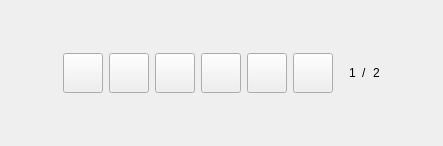
<?xml version="1.0" encoding="UTF-8"?>
<ui version="4.0">
 <class>AFQSliderControlPanel</class>
 <widget class="QWidget" name="AFQSliderControlPanel">
  <property name="geometry">
   <rect>
    <x>0</x>
    <y>0</y>
    <width>443</width>
    <height>146</height>
   </rect>
  </property>
  <property name="windowTitle">
   <string>Form</string>
  </property>
  <layout class="QVBoxLayout" name="verticalLayout">
   <item>
    <layout class="QHBoxLayout" name="horizontalLayout">
     <property name="spacing">
      <number>6</number>
     </property>
     <item>
      <spacer name="horizontalSpacer">
       <property name="orientation">
        <enum>Qt::Horizontal</enum>
       </property>
       <property name="sizeHint" stdset="0">
        <size>
         <width>40</width>
         <height>20</height>
        </size>
       </property>
      </spacer>
     </item>
     <item>
      <widget class="QPushButton" name="playButton">
       <property name="minimumSize">
        <size>
         <width>40</width>
         <height>40</height>
        </size>
       </property>
       <property name="maximumSize">
        <size>
         <width>40</width>
         <height>40</height>
        </size>
       </property>
       <property name="text">
        <string/>
       </property>
       <property name="icon">
        <iconset resource="aneta-main-resource.qrc">
         <normaloff>:/image/resource/SourceContext/bt_play.svg</normaloff>:/image/resource/SourceContext/bt_play.svg</iconset>
       </property>
       <property name="iconSize">
        <size>
         <width>40</width>
         <height>40</height>
        </size>
       </property>
      </widget>
     </item>
     <item>
      <widget class="QPushButton" name="pauseButton">
       <property name="minimumSize">
        <size>
         <width>40</width>
         <height>40</height>
        </size>
       </property>
       <property name="maximumSize">
        <size>
         <width>40</width>
         <height>40</height>
        </size>
       </property>
       <property name="text">
        <string/>
       </property>
       <property name="icon">
        <iconset resource="aneta-main-resource.qrc">
         <normaloff>:/image/resource/SourceContext/bt_pause.svg</normaloff>:/image/resource/SourceContext/bt_pause.svg</iconset>
       </property>
       <property name="iconSize">
        <size>
         <width>40</width>
         <height>40</height>
        </size>
       </property>
      </widget>
     </item>
     <item>
      <widget class="QPushButton" name="restartButton">
       <property name="minimumSize">
        <size>
         <width>40</width>
         <height>40</height>
        </size>
       </property>
       <property name="maximumSize">
        <size>
         <width>40</width>
         <height>40</height>
        </size>
       </property>
       <property name="text">
        <string/>
       </property>
       <property name="icon">
        <iconset resource="aneta-main-resource.qrc">
         <normaloff>:/image/resource/SourceContext/bt_restart.svg</normaloff>:/image/resource/SourceContext/bt_restart.svg</iconset>
       </property>
       <property name="iconSize">
        <size>
         <width>40</width>
         <height>40</height>
        </size>
       </property>
      </widget>
     </item>
     <item>
      <widget class="QPushButton" name="prevButton">
       <property name="minimumSize">
        <size>
         <width>40</width>
         <height>40</height>
        </size>
       </property>
       <property name="maximumSize">
        <size>
         <width>40</width>
         <height>40</height>
        </size>
       </property>
       <property name="text">
        <string/>
       </property>
       <property name="icon">
        <iconset resource="aneta-main-resource.qrc">
         <normaloff>:/image/resource/SourceContext/bt_prev.svg</normaloff>:/image/resource/SourceContext/bt_prev.svg</iconset>
       </property>
       <property name="iconSize">
        <size>
         <width>40</width>
         <height>40</height>
        </size>
       </property>
      </widget>
     </item>
     <item>
      <widget class="QPushButton" name="stopButton">
       <property name="minimumSize">
        <size>
         <width>40</width>
         <height>40</height>
        </size>
       </property>
       <property name="maximumSize">
        <size>
         <width>40</width>
         <height>40</height>
        </size>
       </property>
       <property name="text">
        <string/>
       </property>
       <property name="icon">
        <iconset resource="aneta-main-resource.qrc">
         <normaloff>:/image/resource/SourceContext/bt_stop.svg</normaloff>:/image/resource/SourceContext/bt_stop.svg</iconset>
       </property>
       <property name="iconSize">
        <size>
         <width>40</width>
         <height>40</height>
        </size>
       </property>
      </widget>
     </item>
     <item>
      <widget class="QPushButton" name="nextButton">
       <property name="minimumSize">
        <size>
         <width>40</width>
         <height>40</height>
        </size>
       </property>
       <property name="maximumSize">
        <size>
         <width>40</width>
         <height>40</height>
        </size>
       </property>
       <property name="text">
        <string/>
       </property>
       <property name="icon">
        <iconset resource="aneta-main-resource.qrc">
         <normaloff>:/image/resource/SourceContext/bt_next.svg</normaloff>:/image/resource/SourceContext/bt_next.svg</iconset>
       </property>
       <property name="iconSize">
        <size>
         <width>40</width>
         <height>40</height>
        </size>
       </property>
      </widget>
     </item>
     <item>
      <spacer name="horizontalSpacer_3">
       <property name="orientation">
        <enum>Qt::Horizontal</enum>
       </property>
       <property name="sizeType">
        <enum>QSizePolicy::Fixed</enum>
       </property>
       <property name="sizeHint" stdset="0">
        <size>
         <width>10</width>
         <height>20</height>
        </size>
       </property>
      </spacer>
     </item>
     <item>
      <widget class="QLabel" name="curIndexLabel">
       <property name="text">
        <string>1</string>
       </property>
      </widget>
     </item>
     <item>
      <widget class="QLabel" name="label_2">
       <property name="text">
        <string>/</string>
       </property>
      </widget>
     </item>
     <item>
      <widget class="QLabel" name="totalIndexLabel">
       <property name="text">
        <string>2</string>
       </property>
      </widget>
     </item>
     <item>
      <spacer name="horizontalSpacer_2">
       <property name="orientation">
        <enum>Qt::Horizontal</enum>
       </property>
       <property name="sizeHint" stdset="0">
        <size>
         <width>40</width>
         <height>20</height>
        </size>
       </property>
      </spacer>
     </item>
    </layout>
   </item>
  </layout>
 </widget>
 <resources>
  <include location="aneta-main-resource.qrc"/>
 </resources>
 <connections/>
</ui>
